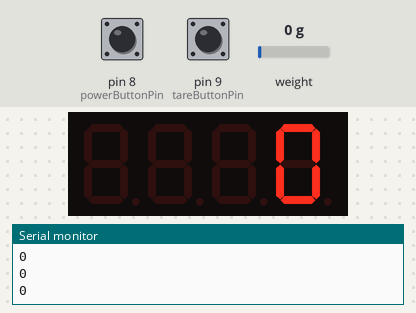
Recording of a sketch running on a simulated Arduino Uno, built with avr-gcc and run on an emulated ATmega328P. Shown: 4-digit seven-segment display, the last lines printed to the serial monitor. The inputs (shaded band) are chosen by the test bench; at power-on: pin 8 (powerButtonPin) LOW, pin 9 (tareButtonPin) LOW, weight on the scale 0 g.

Above: at 2.2 s.
2.3 s: pin 8 (powerButtonPin) pulled HIGH for 0.15 s
At 4.1 s:
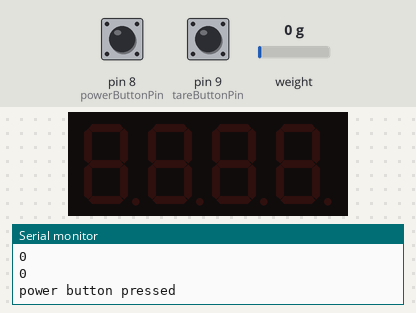
4.8 s: pin 9 (tareButtonPin) pulled HIGH for 0.15 s
Timing chart, 0 to 7.8 s (numbered marks = the images above; inputs shaded):
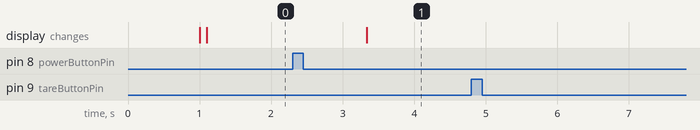

The sketch:

arduino_code.ino
```cpp
#include "HX711.h"
#include <Wire.h>
#include <Adafruit_GFX.h>
#include "Adafruit_LEDBackpack.h"

Adafruit_7segment matrix = Adafruit_7segment();

// This value was found by calling set_scale() and tare().
// putting an object of known weight (101g) and putting it on the scale.
// averaging the results of scale.get_units(10);
// you then take this average and divide it by the weight of your object.
const float calibrationFactor = 21780.0f / 101.0f;

const int scaleDOUTPin = 3;
const int scaleCLKPin = 2;

const int powerButtonPin = 8;
const int tareButtonPin = 9;
bool displayIsOn = true;
bool waitForPowerButtonReset = false;

bool waitForTareButtonReset = false;

HX711 scale;

void setup() {
  Serial.begin(9600);

  // Initialize the scale
  scale.begin(scaleDOUTPin, scaleCLKPin);
  scale.set_scale(calibrationFactor);
  scale.tare();

  // Initialize the screen
  matrix.begin(0x70);
  matrix.clear();
  matrix.writeDisplay();

  // Initialize the buttons
  pinMode(powerButtonPin, INPUT);
  pinMode(tareButtonPin, INPUT);
}

void loop() {

  // if the power button is pressed then we switch on/off the screen
  int powerButtonIsPressed = digitalRead(powerButtonPin);
  if (powerButtonIsPressed) {
    // we only do something at the rising edge
    if (!waitForPowerButtonReset) {
      Serial.println("power button pressed");
      scale.tare();
      displayIsOn = !displayIsOn;
      waitForPowerButtonReset = true;
      matrix.clear();
      matrix.writeDisplay();
    }
  }
  else {
    waitForPowerButtonReset = false;
  }

  int tareButtonIsPressed = digitalRead(tareButtonPin);
  if (tareButtonIsPressed) {
    // we only do something at the rising edge
    if (!waitForTareButtonReset) {
      Serial.println("tare button pressed");
      waitForTareButtonReset = true;
      scale.tare();
    }
  }
  else {
    waitForTareButtonReset = false;
  }

  // we retrieve the readings of the scale and display them
  if (displayIsOn) {
    int value = scale.get_units();
    matrix.print(value);
    Serial.println(value);
    matrix.writeDisplay();
  }
}
```

Measured:
- after the input at 2.3 s, the display: changes after 1.0 s (image 1)
